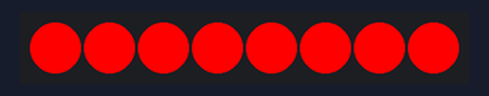
Simulated run of this sketch. Board: Arduino Uno, built with avr-gcc and run on an emulated ATmega328P. Parts: 8 RGB LEDs in strip order, left to right. What the sketch prints to the serial monitor is not drawn.

Above: at 0.1 s.
At 0.6 s:
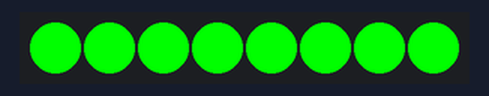
At 1.1 s:
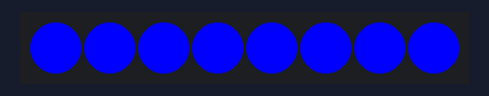
At 1.6 s:
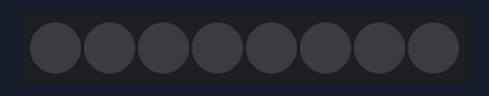
Timing chart, 0 to 40.0 s (numbered marks = the images above):
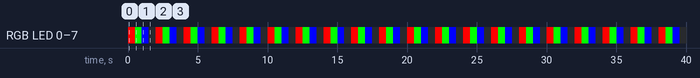

The sketch:

main.ino
```cpp
#include <Arduino.h>
#include <Adafruit_NeoPixel.h>

const uint8_t DATA_PIN=5;
const uint16_t NUM_PIXELS=8;
Adafruit_NeoPixel pixels(NUM_PIXELS,DATA_PIN,NEO_GRB+NEO_KHZ800);

void setAll(uint32_t color){for(uint16_t i=0;i<NUM_PIXELS;i++)pixels.setPixelColor(i,color);pixels.show();}

void setup(){
  Serial.begin(115200);
  pixels.begin(); pixels.clear(); pixels.show();
  Serial.println("WS2812 ready");
}

void loop(){
  setAll(pixels.Color(255,0,0)); delay(500);
  setAll(pixels.Color(0,255,0)); delay(500);
  setAll(pixels.Color(0,0,255)); delay(500);
  setAll(pixels.Color(0,0,0)); delay(500);
}
```

Measured:
- by itself, RGB LED 0–7: repeats every 2.0 s: RGB(0, 255, 0) 0.50 s, RGB(0, 0, 255) 0.50 s, off 0.50 s, RGB(255, 0, 0) 0.50 s
- by itself, everything shown: repeats every 2.0 s, in 4 steps
- what the display in image 1 shows lasts 0.5 s, from 0.5 s to 1.0 s
